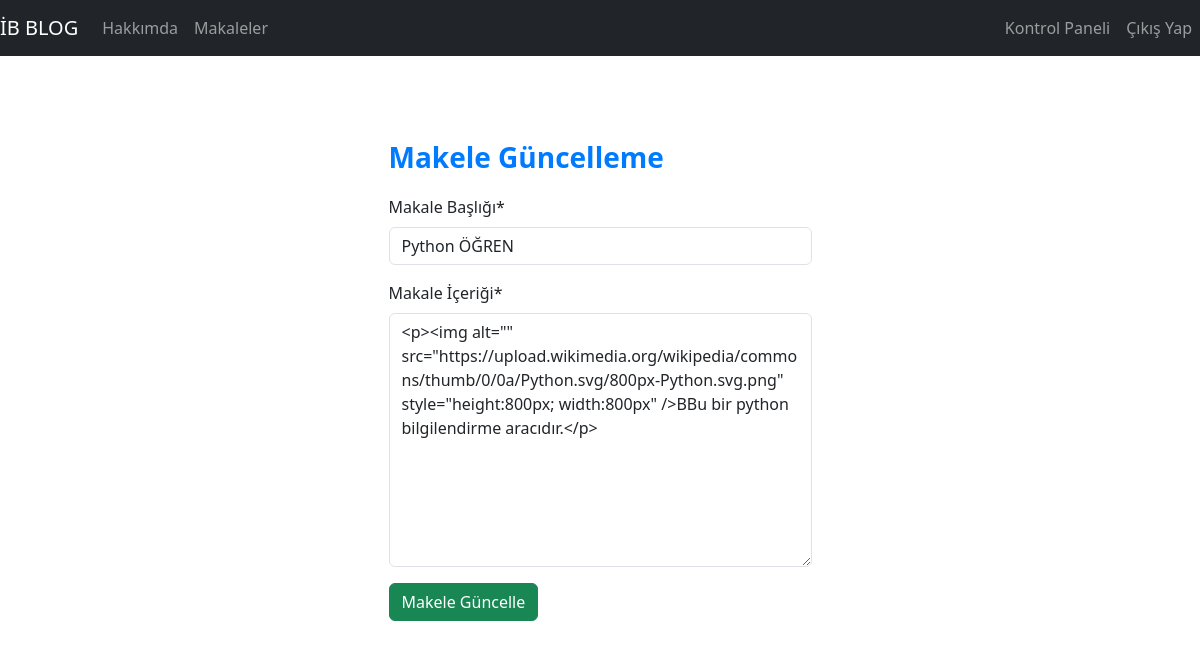
/articles/update/9/ (signed in), run on the app's committed database.
### article/models.py (models this page shows, shortened)
class Article(models.Model):
    author = models.ForeignKey("auth.User", on_delete=models.CASCADE , verbose_name="Yazar")
    title = models.CharField(max_length=50, verbose_name="Başlık")
    content = RichTextField(verbose_name="İçerik")
    created_date = models.DateTimeField(auto_now_add=True, verbose_name="Oluşturulma Tarihi")
    class Meta:
        ordering = ["-created_date"]

### article/views.py (the view)
# urls.py: path('update/<int:id>/',views.edit_article, name="update"),
@login_required(login_url="user:login")
def edit_article(request, id):
    article = get_object_or_404(Article, id = id , author = request.user)
    if request.method == "POST":
        form = forms.AddArticleForm(request.POST)
        if form.is_valid():
            article.title = form.cleaned_data['title']
            article.content = form.cleaned_data['content']
            article.save()
            messages.success(request, "Makale başarıyla güncellendi.")
            return redirect("article:dashboard")
    else:
        form = forms.AddArticleForm(initial={"title":article.title, "content":article.content})
    context = {
        "article": article,
        "form" : form
    }
    return render(request, "edit_article.html", context)

### article/forms.py
class AddArticleForm(forms.Form):
    title = forms.CharField(label ="Makale Başlığı")
    content = forms.CharField(label = "Makale İçeriği", widget=forms.Textarea)

### templates/edit_article.html (shortened to what this page needs)
{% extends "layout.html" %}
{% load crispy_forms_tags %}
{% block body %}
<div class="row">
    <div class="col-md-6 offset-md-3">
        <h3>Makele Güncelleme</h3>
        <form method="POST">
            {{form|crispy}}
            <button type="submit" class="btn btn-success">Makele Güncelle</button>
        </form>
    </div>
</div>
{% endblock body %}

### blog/static/style.css (style rules this page uses)
h3 { color: #007bff; margin-bottom: 20px; font-weight: 700; }

### data on the page
Article: title "Python ÖĞREN", content "<p><img alt=\"\" src=\"https://upload.wikimedia.org/wikipedia/commons/thumb/0/0a/Python.svg/800px-Python.svg.png\" style=\"height:800px; width:800px\" />BBu bir python bilgilendirme aracıdır.</p>"
